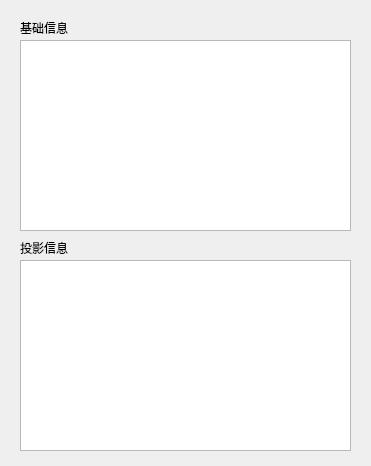
<?xml version="1.0" encoding="UTF-8"?>
<ui version="4.0">
 <class>ImgInfoWindow</class>
 <widget class="QWidget" name="ImgInfoWindow">
  <property name="geometry">
   <rect>
    <x>0</x>
    <y>0</y>
    <width>371</width>
    <height>466</height>
   </rect>
  </property>
  <property name="windowTitle">
   <string>影像信息</string>
  </property>
  <widget class="QTableWidget" name="InfoTab1">
   <property name="geometry">
    <rect>
     <x>20</x>
     <y>40</y>
     <width>331</width>
     <height>191</height>
    </rect>
   </property>
  </widget>
  <widget class="QTableWidget" name="InfoTab2">
   <property name="geometry">
    <rect>
     <x>20</x>
     <y>260</y>
     <width>331</width>
     <height>191</height>
    </rect>
   </property>
  </widget>
  <widget class="QLabel" name="label1">
   <property name="geometry">
    <rect>
     <x>20</x>
     <y>20</y>
     <width>72</width>
     <height>15</height>
    </rect>
   </property>
   <property name="text">
    <string>基础信息</string>
   </property>
  </widget>
  <widget class="QLabel" name="label2">
   <property name="geometry">
    <rect>
     <x>20</x>
     <y>240</y>
     <width>72</width>
     <height>15</height>
    </rect>
   </property>
   <property name="text">
    <string>投影信息</string>
   </property>
  </widget>
 </widget>
 <resources/>
 <connections/>
</ui>
